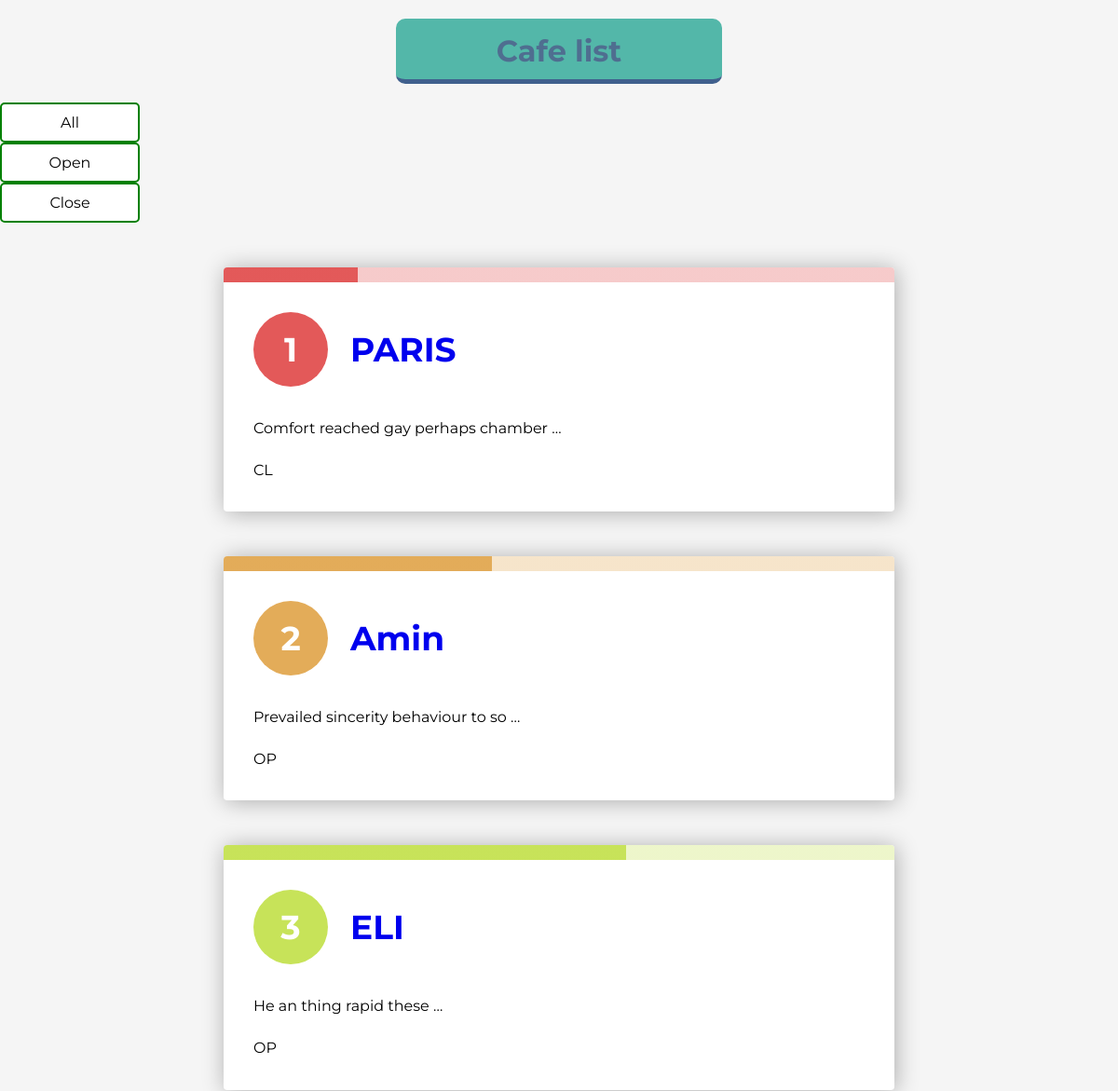
Before: /business/cafes/ (upper part) with the older database file.
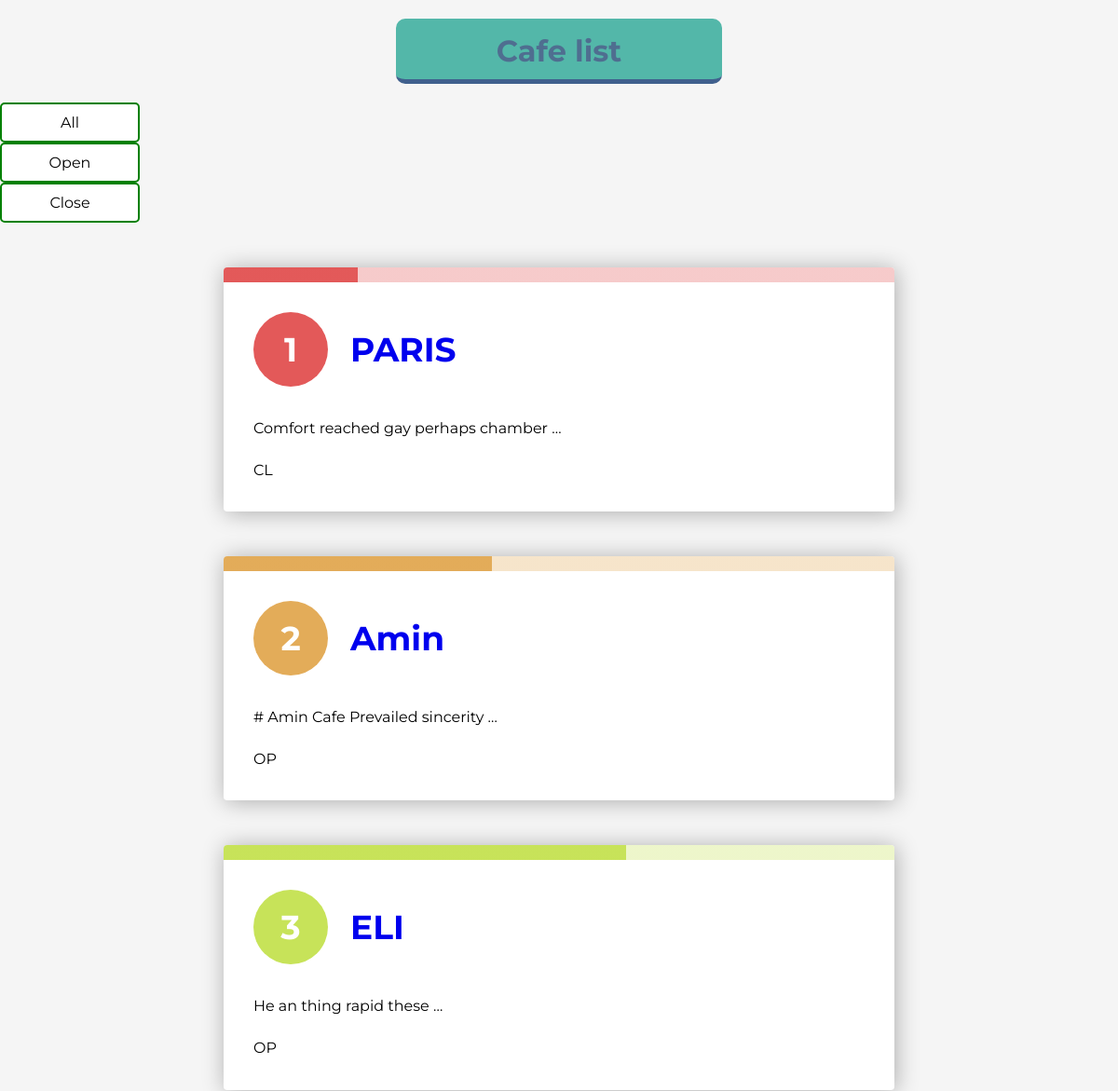
After: the same page with the newer database file.
### business/models.py (models this page shows, shortened)
class Cafe(models.Model):
    class Cities(models.TextChoices):
        SHIRAZ = 'SH', 'SHIRAZ'
        NEWYORK = 'NY', 'NEWYORK'
        MANCHESTER = 'MN', 'MANCHESTER'
    class Status(models.TextChoices):
        OPEN = 'OP', 'Open'
        CLOSE = 'CL', 'Close'
    manager = models.ForeignKey(User, on_delete=models.CASCADE, related_name='costumer_cafe')
    name = models.CharField(max_length=250)
    description = models.TextField()
    slug = models.SlugField(max_length=250)
    status = models.CharField(max_length=2, choices=Status.choices, default=Status.CLOSE)
    city = models.CharField(max_length=25, choices=Cities.choices, default=Cities.SHIRAZ)
    address = models.CharField(max_length=100)
    publish = models.DateTimeField(default=timezone.now)
    create = models.DateTimeField(auto_now_add=True)
    update = models.DateTimeField(auto_now=True)
    objects = models.Manager()
    opened = OpenManager()
    class Meta:
        ordering = ['-publish']
        indexes = [
            models.Index(fields=['-publish'])
        ]
        verbose_name = 'کافه'
        verbose_name_plural = 'کافه ها'

### business/views.py (the view)
# urls.py: path('cafes/', views.CafeListView.as_view(), name='cafe_list'),
class CafeListView(ListView):
    def get_queryset(self):
        status = self.kwargs.get('status')
        if status == "open_cafe":
            queryset = Cafe.opened.all()
            return queryset
        if status == "close_cafe":
            queryset = Cafe.objects.exclude(status='OP')
            return queryset
        else:
            queryset = Cafe.objects.all()
            return queryset
    context_object_name = 'cafes'
    paginate_by = 10
    template_name = 'Business/list.html'

### business/templates/business/list.html (shortened to what this page needs)
{% extends 'parent/base.html' %}
{% load cafe_tags %}
{% block content %}
    <h1>Cafe list</h1>
    <a class="filter" href="{% url 'business:cafe_list' %}">All</a>
    <br>
    <a class="filter" href="{%  url 'business:cafe_status' 'open_cafe' %}">Open</a>
    <br>
    <a class="filter" href={%  url 'business:cafe_status' 'close_cafe' %}>Close</a>
    <ol style="--length: {{ cafes | length }}" role="list">
    {% for cafe in cafes %}
        {% if cafe.status == 'OP' %}
        <li style="--i: {{ forloop.counter }}">
        <h3>
        <a href="{% url 'business:cafe_detail' cafe.id %}">{{ cafe.name }}</a>
        </h3>
        <p>{{ cafe.description | truncatewords:5 }}</p>
        <br>
        <p>{{ cafe.status }}</p>
        </li>
        {%else %}
            <li style="--i: {{ forloop.counter }}">
        <h3>
        <a href="{% url 'business:out_of_service' cafe.id %}">{{ cafe.name }}</a>
        </h3>
        <p>{{ cafe.description | truncatewords:5 }}</p>
        <br>
        <p>{{ cafe.status }}</p>
        </li>
        {% endif %}
    {% endfor %}
    </ol>
{% endblock %}

### business/templates/parent/base.html (shortened to what this page needs)
{% load static %}
<!DOCTYPE html>
<head>
    <link rel="stylesheet" type="text/css" href="{% static 'css/base.css' %}">
</head>
<body>
{% include 'partials/header.html' %}
{% include 'partials/navigation.html' %}
{% block content %}{% endblock %}
{% include 'partials/footer.html' %}
</body>

### business/templates/partials/header.html (shortened to what this page needs)
<!DOCTYPE html>
<html lang="en">
<head>
</head>
<body>
</body>
</html>

### business/templates/partials/navigation.html (shortened to what this page needs)
<!DOCTYPE html>
<html lang="en">
<head>
</head>
<body>
</body>
</html>

### business/templates/partials/footer.html (shortened to what this page needs)
<!DOCTYPE html>
<html lang="en">
<head>
</head>
<body>
</body>
</html>

### business/static/css/base.css (style rules this page uses)
* { box-sizing: border-box; }
body { --h: 212deg; --l: 43%; --brandColor: hsl(var(--h), 71%, var(--l)); font-family: Montserrat, sans-serif; margin: 0; background-color: whitesmoke; }
p { margin: 0; line-height: 1.6; }
ol { list-style: none; counter-reset: list; padding: 0 1rem; }
li { --stop: calc(100% / var(--length) * var(--i)); --l: 62%; --l2: 88%; --h: calc((var(--i) - 1) * (180 / var(--length))); --c1: hsl(var(--h), 71%, var(--l)); --c2: hsl(var(--h), 71%, var(--l2)); position: relative; counter-increment: list; max-width: 45rem; margin: 2rem auto; padding: 2rem 1rem 1rem; box-shadow: 0.1rem 0.1rem 1.5rem rgba(0, 0, 0, 0.3); border-radius: 0.25rem; overflow: hidden; background-color: white; }
li::before { content: ''; display: block; width: 100%; height: 1rem; position: absolute; top: 0; left: 0; background: linear-gradient(to right, var(--c1) var(--stop), var(--c2) var(--stop)); }
a { text-decoration: none; }
h1 { width: 350px; height: 70px; background-color: #53b7a9; text-align: center; border-bottom: 5px solid #40608d; margin: 20px auto; padding: 15px; border-radius: 10px; color: rgba(75, 8, 110, 0.41); }
h3 { display: flex; align-items: baseline; margin: 0 0 1rem; color: rgb(70 70 70); }
h3::before { display: flex; justify-content: center; align-items: center; flex: 0 0 auto; margin-right: 1rem; width: 3rem; height: 3rem; content: counter(list); padding: 1rem; border-radius: 50%; background-color: var(--c1); color: white; }
.filter:link, .filter:visited { background-color: white; color: black; border: 2px solid green; padding: 10px 20px; text-align: center; text-decoration: none; display: inline-block; width: 150px; border-radius: 5px; }
@media (min-width: 40em) { li { margin: 3rem auto; padding: 3rem 2rem 2rem; } }
@media (min-width: 40em) { h3 { font-size: 2.25rem; margin: 0 0 2rem; } }
@media (min-width: 40em) { h3::before { margin-right: 1.5rem; } }

Changed rows visible on the page:
changed Cafe "Amin": description "Prevailed sincerity behaviour to so …" → "# Amin Cafe Prevailed sincerity …"
